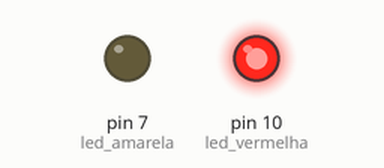
The sketch below on a simulated Arduino Uno, built with avr-gcc and run on an emulated ATmega328P. Shown: output pins drawn as LEDs (lit = HIGH).

Above: at 0.1 s.
Timing chart, 0 to 1.6 s (numbered marks = the images above):
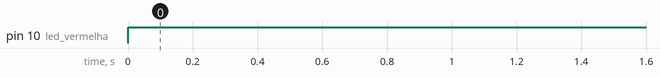

The sketch:

DESAFIO_Aceso-Apagado.ino
```cpp
const int led_vermelha = 10;
const int led_amarela = 7;
int vermelho = 1;
int amarelo = 0;
void setup() {
  // put your setup code here, to run once:

pinMode(led_vermelha,OUTPUT);
pinMode(led_amarela,OUTPUT);
}


void loop() {
  // put your main code here, to run repeatedly:

if(vermelho > amarelo) {

digitalWrite(led_vermelha,HIGH);
delay(100);}

else

 {digitalWrite(led_amarela,HIGH);
delay(100);

 }
}
```

Measured:
- by itself, pin 10 (led_vermelha): LOW → HIGH at 0.00 s
